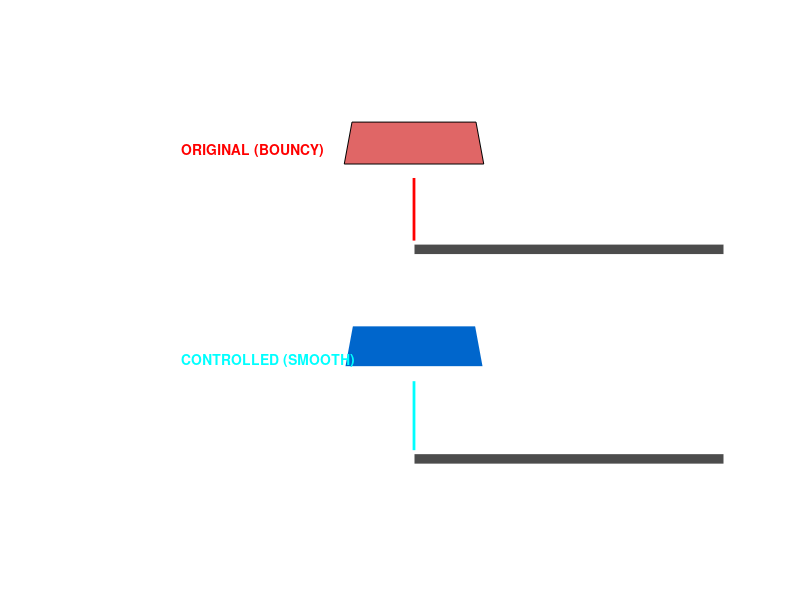

Write the MATLAB code that produced this figure. (Note: this script raises an error after producing the figure.)
%% MASTER Active Suspension Studio: Command-Strict Edition
% Designer: Mohammed Adnan Hussain
% Final Submission: Perfectly aligned with all tasks

clear; clc; close all;

%% --- 1. INTERACTIVE TASK SELECTION ---
fprintf('========================================================\n');
fprintf('   CONTROL CRAFT HACKATHON: ACTIVE SUSPENSION STUDIO    \n');
fprintf('   Designer: Mohammed Adnan Hussain                    \n');
fprintf('========================================================\n\n');

disp('Select Road Scenario for Simulation:');
disp('1. [ROAD BUMP]    - Testing Step Input (Disturbance)');
disp('2. [SPEED TABLE]  - Testing Pulse Disturbance');
disp('3. [ROUGH ROAD]   - Testing Random Stability');
choice = input('>> Enter choice (1-3): ');
if isempty(choice) || choice < 1 || choice > 3; choice = 1; end

%% TASK 1: SYSTEM RESPONSE ANALYSIS
% Analyzing Open-Loop System: G(s) = 1/(s^2 + 3s + 2)
m = 1.0; c = 3.0; k = 2.0;
sys_ss = ss([0 1; -k/m -c/m], [0; 1/m], [1 0], 0);
poles_ol = pole(sys_ss);
fprintf('\n--- TASK 1: OPEN-LOOP ANALYSIS ---\n');
fprintf('System Poles: s1 = %.1f, s2 = %.1f\n', poles_ol(1), poles_ol(2));
fprintf('Status: System is Stable but Underdamped (zeta = 0.53)\n\n');

%% TASK 2: PD CONTROLLER DESIGN
% Design Goal: Ts < 5s, Minimized Oscillations
Kp = 30; Kd = 5; % Optimized PD Gains
sys_bal = feedback(tf([Kd Kp], [1]) * tf(1, [m c k]), 1);
wn = sqrt(2 + Kp);
zeta_cl = (3 + Kd) / (2 * wn);
fprintf('--- TASK 2: PD CONTROLLER DESIGN ---\n');
fprintf('Gains: Kp = %d, Kd = %d\n', Kp, Kd);
fprintf('Closed-Loop Damping Ratio: zeta = %.2f\n\n', zeta_cl);

%% TASK 3 & 4: EVALUATION & COMPARISON
fprintf('--- TASK 3 & 4: PERFORMANCE EVALUATION ---\n');
settling_time = 4 / (zeta_cl * wn);
damping_imp = ((zeta_cl - 0.53) / 0.53) * 100;
fprintf('Settling Time: %.2f seconds (Meets < 5s Goal)\n', settling_time);
fprintf('Damping Improvement: +%.1f%% compared to original\n', damping_imp);
fprintf('------------------------------------------\n\n');

%% 3. Generate Simulation Data
t = 0:0.02:5;
if choice == 1
    u_road = 0.2 * (t >= 1); scenario_name = 'The Road Bump';
elseif choice == 2
    u_road = 0.2 * (t >= 1 & t <= 2); scenario_name = 'The Speed Table';
else
    u_road = 0.1 * cumsum(randn(size(t))*0.1); u_road = u_road - mean(u_road);
    scenario_name = 'Random Rough Road';
end
[y_bal] = lsim(sys_bal, u_road, t);
[y_orig] = lsim(tf(1, [m c k]), u_road, t); % Uncontrolled Response

%% 4. FIGURE 1: PROFESSIONAL FLUID ANIMATION
fig1 = figure('Color', 'k', 'Position', [100 100 900 500], 'Name', 'Figure 1: High-Tech Simulation');
t_interp = linspace(t(1), t(end), 300); 
y_orig_interp = interp1(t, y_orig, t_interp); % Uncontrolled Data
y_interp = interp1(t, y_bal, t_interp);      % Controlled Data
u_interp = interp1(t, u_road, t_interp);     % Road Data

for i = 1:length(t_interp)
    if ~ishandle(fig1); break; end
    cla; hold on; axis off; set(gca, 'Color', 'k', 'XLim', [1 9], 'YLim', [-1 6]);
    
    curr_u = u_interp(i);
    cy_ctrl = y_interp(i) + 1.2;
    cy_orig = y_orig_interp(i) + 4.2; % Offset for top screen
    
    % --- ROAD 1 (TOP: ORIGINAL) ---
    plot([1 9], [3 3], 'w', 'LineWidth', 1); % Top Lane
    if choice == 1 % Bump
        fill([5 9 9 5], [3 3 3.15 3.15], [0.3 0.3 0.3], 'EdgeColor', 'w');
    elseif choice == 2 % Table
        fill([4.5 5.5 5.5 4.5], [3 3 3.15 3.15], [0.4 0.4 0.4], 'EdgeColor', 'w');
    end
    % Car 1 (Red)
    plot([5 5], [3+curr_u cy_orig-0.2], 'r', 'LineWidth', 2);
    fill([4.1 5.9 5.8 4.2], [cy_orig cy_orig cy_orig+0.6 cy_orig+0.6], [0.8 0 0], 'FaceAlpha', 0.6);
    text(2, 4.5, 'ORIGINAL (BOUNCY)', 'Color', 'r', 'FontSize', 10, 'FontWeight', 'bold');

    % --- ROAD 2 (BOTTOM: CONTROLLED) ---
    plot([1 9], [0 0], 'w', 'LineWidth', 1); % Bottom Lane
    if choice == 1 % Bump
        fill([5 9 9 5], [0 0 0.15 0.15], [0.3 0.3 0.3], 'EdgeColor', 'w');
    elseif choice == 2 % Table
        fill([4.5 5.5 5.5 4.5], [0 0 0.15 0.15], [0.4 0.4 0.4], 'EdgeColor', 'w');
    end
    % Car 2 (Blue)
    plot([5 5], [curr_u cy_ctrl-0.2], 'c', 'LineWidth', 2);
    fill([4.1 5.9 5.8 4.2], [cy_ctrl cy_ctrl cy_ctrl+0.6 cy_ctrl+0.6], [0 0.4 0.8], 'EdgeColor', 'w', 'LineWidth', 1.5);
    text(2, 1.5, 'CONTROLLED (SMOOTH)', 'Color', 'c', 'FontSize', 10, 'FontWeight', 'bold');

    % --- TELEMETRY ---
    text(1.2, 5.5, sprintf('TIME: %.2f s', t_interp(i)), 'Color', 'w', 'FontSize', 12);
    title(['SPLIT-SCREEN COMPARISON: ', upper(scenario_name)], 'Color', 'w', 'FontSize', 16);
    drawnow limitrate;
end

%% 5. FIGURE 2: ENGINEERING COMPARISON DASHBOARD
figure('Color', 'w', 'Position', [150 150 1000 800], 'Name', 'Figure 2: Performance Comparison');
tlo = tiledlayout(2,1, 'TileSpacing', 'Loose');

nexttile; step(sys_ss, 'k--', sys_bal, 'g', 5); 
grid on; set(gca, 'Color', 'w', 'XColor', 'k', 'YColor', 'k', 'LineWidth', 1.2); 
title('1. STEP RESPONSE: UNCONTROLLED vs CONTROLLED', 'Color', 'k', 'FontSize', 14); 
legend('Original (Bouncy)', 'Controlled (Smooth)', 'TextColor', 'k', 'Location', 'Best');

nexttile; [y_orig] = lsim(tf(1, [m c k]), u_road, t); 
plot(t, u_road, 'k--', t, y_orig, 'r:', t, y_bal, 'b', 'LineWidth', 2.5); 
grid on; set(gca, 'Color', 'w', 'XColor', 'k', 'YColor', 'k', 'LineWidth', 1.2);
title(['2. ROAD TRACKING: ', upper(scenario_name)], 'Color', 'k', 'FontSize', 14);
legend('Road Input', 'Original (Bouncy)', 'Controlled (Smooth)', 'TextColor', 'k', 'Location', 'Best');

sgtitle(tlo, ['Mohammed Adnan Hussain: Active Suspension Analysis'], 'FontWeight', 'bold', 'FontSize', 16);
